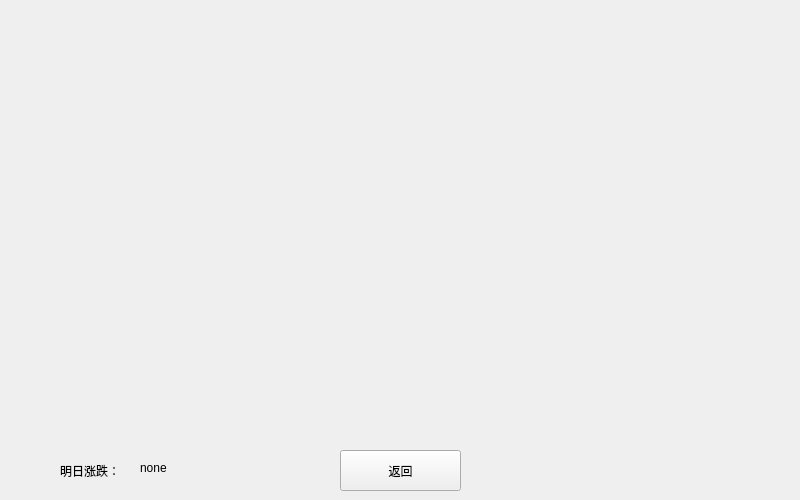
<?xml version="1.0" encoding="UTF-8"?>
<ui version="4.0">
 <class>res</class>
 <widget class="QWidget" name="res">
  <property name="geometry">
   <rect>
    <x>0</x>
    <y>0</y>
    <width>800</width>
    <height>500</height>
   </rect>
  </property>
  <property name="windowTitle">
   <string>Form</string>
  </property>
  <widget class="QLabel" name="label">
   <property name="geometry">
    <rect>
     <x>100</x>
     <y>20</y>
     <width>600</width>
     <height>400</height>
    </rect>
   </property>
   <property name="text">
    <string/>
   </property>
  </widget>
  <widget class="QLabel" name="label_2">
   <property name="geometry">
    <rect>
     <x>60</x>
     <y>460</y>
     <width>71</width>
     <height>21</height>
    </rect>
   </property>
   <property name="text">
    <string>明日涨跌：</string>
   </property>
  </widget>
  <widget class="QLabel" name="label_3">
   <property name="geometry">
    <rect>
     <x>140</x>
     <y>460</y>
     <width>72</width>
     <height>15</height>
    </rect>
   </property>
   <property name="text">
    <string>none</string>
   </property>
  </widget>
  <widget class="QPushButton" name="pushButton">
   <property name="geometry">
    <rect>
     <x>340</x>
     <y>450</y>
     <width>121</width>
     <height>41</height>
    </rect>
   </property>
   <property name="text">
    <string>返回</string>
   </property>
  </widget>
 </widget>
 <resources/>
 <connections/>
</ui>
